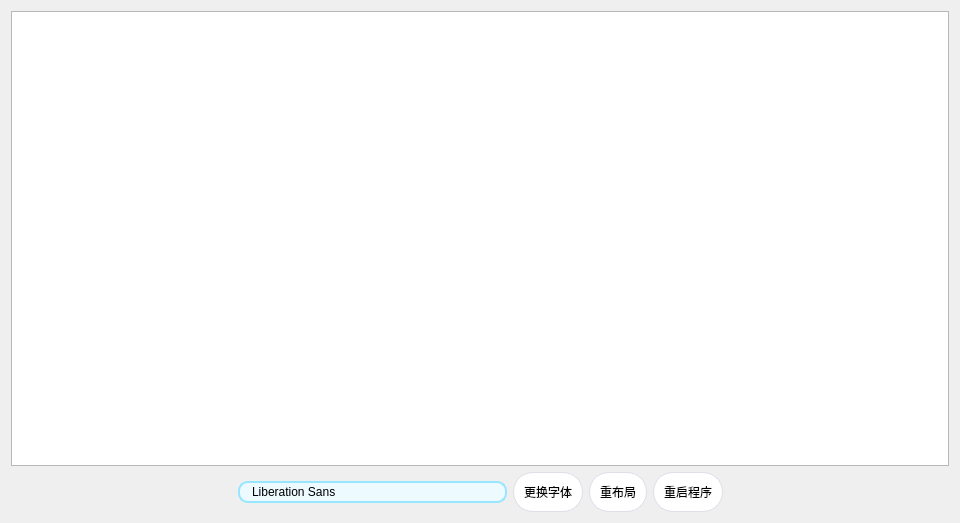
<?xml version="1.0" encoding="UTF-8"?>
<ui version="4.0">
 <class>styleSetTotal</class>
 <widget class="QWidget" name="styleSetTotal">
  <property name="geometry">
   <rect>
    <x>0</x>
    <y>0</y>
    <width>960</width>
    <height>523</height>
   </rect>
  </property>
  <property name="windowTitle">
   <string>Form</string>
  </property>
  <property name="styleSheet">
   <string notr="true">QPushButton {
    background-color: #ffffff;
    border: 1px solid #dcdfe6;
    padding: 10px;
    border-radius: 5px;
}

QPushButton:hover {
    background-color: #ecf5ff;
    color: #409eff;
}

QPushButton:pressed, QPushButton:checked {
    border: 1px solid #3a8ee6;
    color: #409eff;
}

#button3 {
    border-radius: 20px;
}</string>
  </property>
  <layout class="QVBoxLayout" name="verticalLayout">
   <item>
    <widget class="QTextEdit" name="textEdit"/>
   </item>
   <item>
    <layout class="QVBoxLayout" name="layouts" stretch="0">
     <item>
      <layout class="QHBoxLayout" name="buttons">
       <item>
        <spacer name="horizontalSpacer">
         <property name="orientation">
          <enum>Qt::Orientation::Horizontal</enum>
         </property>
         <property name="sizeHint" stdset="0">
          <size>
           <width>40</width>
           <height>20</height>
          </size>
         </property>
        </spacer>
       </item>
       <item>
        <widget class="QFontComboBox" name="fontComboBox">
         <property name="styleSheet">
          <string notr="true">/*QCombobox主体*/
QComboBox {
    border: 2px solid rgb(150, 230, 255);
	background-color: rgb(237, 250, 255);
    border-radius: 10px;
    padding: 1px 2px 1px 1px;
	text-align:bottom;
    min-width: 9em;

	padding-left: 10px;
}

QComboBox::drop-down {
    subcontrol-origin: padding;
    subcontrol-position: top right;
    width: 50px;
	border: 0px;
}

QComboBox::down-arrow {
	border-image: url(:/images/image/down_arrow.png);
	width: 20px;
	height: 20px;
}


QComboBox QAbstractItemView {
    border: 2px solid #f3f3f3;/*边框宽度、线形、颜色*/
	background-color: rgba(237, 242, 255, 1);/*背景颜色*/
    border-radius: 15px;/*圆角*/
    padding: 1px 2px 1px 2px;  /*针对于组合框中的文本内容*/
    min-width: 9em;   /*# 组合框的最小宽度*/
}

/* 下拉后，整个下拉窗体每项的样式 */
QComboBox QAbstractItemView::item {
	border-radius: 15px;/*圆角*/
    height: 30px;   /* 项的高度（设置pComboBox-&gt;setView(new QListView());后，该项才起作用） */
	background-color: rgb(237, 242, 255);

}

/*以下部分不知为何不生效，有待调试*/
/* 下拉后，整个下拉窗体越过每项的样式 */
QComboBox QAbstractItemView::item:hover {
    color: #FFFFF0;
       /* 整个下拉窗体越过每项的背景色 */
	background-color: rgb(98, 0, 255);
}

/* 下拉后，整个下拉窗体被选择的每项的样式 */
QComboBox QAbstractItemView::item:selected {
    color: #FFFFF0;
	background-color: rgb(0, 85, 200);
}
</string>
         </property>
        </widget>
       </item>
       <item>
        <widget class="QPushButton" name="fontChangeBox">
         <property name="styleSheet">
          <string notr="true">QPushButton {
    background-color: #ffffff;
    border: 1px solid #dcdfe6;
    padding: 10px;
    border-radius: 20px;
}

QPushButton:hover {
    background-color: #ecf5ff;
    color: #409eff;
}
</string>
         </property>
         <property name="text">
          <string>更换字体</string>
         </property>
        </widget>
       </item>
       <item>
        <widget class="QPushButton" name="resizeBox">
         <property name="styleSheet">
          <string notr="true">QPushButton {
    background-color: #ffffff;
    border: 1px solid #dcdfe6;
    padding: 10px;
    border-radius: 20px;
}

QPushButton:hover {
    background-color: #ecf5ff;
    color: #409eff;
}
</string>
         </property>
         <property name="text">
          <string>重布局</string>
         </property>
        </widget>
       </item>
       <item>
        <widget class="QPushButton" name="rebootBox">
         <property name="styleSheet">
          <string notr="true">QPushButton {
    background-color: #ffffff;
    border: 1px solid #dcdfe6;
    padding: 10px;
    border-radius: 20px;
}

QPushButton:hover {
    background-color: #ecf5ff;
    color: #409eff;
}
</string>
         </property>
         <property name="text">
          <string>重启程序</string>
         </property>
        </widget>
       </item>
       <item>
        <spacer name="horizontalSpacer_2">
         <property name="orientation">
          <enum>Qt::Orientation::Horizontal</enum>
         </property>
         <property name="sizeHint" stdset="0">
          <size>
           <width>40</width>
           <height>20</height>
          </size>
         </property>
        </spacer>
       </item>
      </layout>
     </item>
    </layout>
   </item>
  </layout>
 </widget>
 <resources/>
 <connections/>
</ui>
